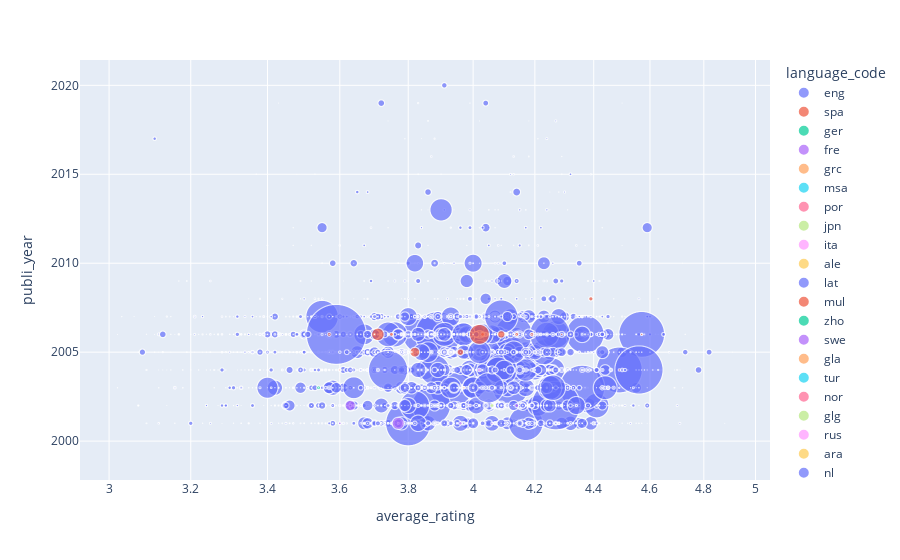

Here is the notebook cell this chart was saved with:
### Code cell
#scatterplot average rating above 3 and publication year above 2000, size of the point is the weighted rating and color is the language_code, hover name is categories
fig = px.scatter(df1[df1.average_rating>3][df1.publi_year>2000], x="average_rating", y="publi_year", size="weighted_rating", color="language_code", hover_name="categories", log_x=True, size_max=60)

fig.show()

### Figure 1 — Plotly figure (JSON) as saved in the notebook; plotly's stock layout.template omitted (floating-point values rounded to 4 significant figures; data arrays with more than 128 entries replaced by an {"elided": "..."} marker saying what was removed)
{"data": [{"hovertemplate": "<b>%{hovertext}</b><br><br>language_code=eng<br>average_rating=%{x}<br>publi_year=%{y}<br>weighted_rating=%{marker.size}<extra></extra>", "hovertext": {"elided": "6408 str values"}, "legendgroup": "eng", "marker": {"color": "#636efa", "size": {"elided": "6408 float values"}, "sizemode": "area", "sizeref": 4585.0, "symbol": "circle"}, "mode": "markers", "name": "eng", "showlegend": true, "type": "scattergl", "x": {"elided": "6408 float values"}, "xaxis": "x", "y": {"elided": "6408 int values"}, "yaxis": "y"}, {"hovertemplate": "<b>%{hovertext}</b><br><br>language_code=spa<br>average_rating=%{x}<br>publi_year=%{y}<br>weighted_rating=%{marker.size}<extra></extra>", "hovertext": {"elided": "187 str values"}, "legendgroup": "spa", "marker": {"color": "#EF553B", "size": {"elided": "187 float values"}, "sizemode": "area", "sizeref": 4585.0, "symbol": "circle"}, "mode": "markers", "name": "spa", "showlegend": true, "type": "scattergl", "x": {"elided": "187 float values"}, "xaxis": "x", "y": {"elided": "187 int values"}, "yaxis": "y"}, {"hovertemplate": "<b>%{hovertext}</b><br><br>language_code=ger<br>average_rating=%{x}<br>publi_year=%{y}<br>weighted_rating=%{marker.size}<extra></extra>", "hovertext": ["Nonfiction", "Mystery, Thriller and Crime", "Mystery, Thriller and Crime", "Fiction, Fantasy and Paranormal", "Fiction, Fantasy and Paranormal", "Fiction, Fantasy and Paranormal", "Classics", "Art, Music and Architecture", "Fiction, Fantasy and Paranormal", "Fiction, Fantasy and Paranormal", "Fiction, Fantasy and Paranormal", "Fiction, Fantasy and Paranormal", "Fiction, Fantasy and Paranormal", "Fiction, Fantasy and Paranormal", "Fiction, Fantasy and Paranormal", "Classics", "Fiction, Fantasy and Paranormal", "Fiction, Fantasy and Paranormal", "Fiction, Fantasy and Paranormal", "Fiction, Fantasy and Paranormal", "Fiction, Fantasy and Paranormal", "Fiction, Fantasy and Paranormal", "Fiction, Fantasy and Paranormal", "Fiction, Fantasy and Paranormal", "Nonfiction", "comics, graphic and children", "Romance", "Fiction, Fantasy and Paranormal", "Fiction, Fantasy and Paranormal", "Fiction, Fantasy and Paranormal", "Fiction, Fantasy and Paranormal", "Fiction, Fantasy and Paranormal", "Classics", "Fiction, Fantasy and Paranormal", "Fiction, Fantasy and Paranormal", "Fiction, Fantasy and Paranormal", "Fiction, Fantasy and Paranormal", "Fiction, Fantasy and Paranormal", "Fiction, Fantasy and Paranormal", "Fiction, Fantasy and Paranormal", "Fiction, Fantasy and Paranormal", "Fiction, Fantasy and Paranormal", "Romance", "History, Autobiography and Biography", "History, Autobiography and Biography", "History, Autobiography and Biography", "Romance", "Fiction, Fantasy and Paranormal", "Nonfiction", "Fiction, Fantasy and Paranormal", "Fiction, Fantasy and Paranormal", "comics, graphic and children", "Fiction, Fantasy and Paranormal", "Romance", "Mystery, Thriller and Crime", "History, Autobiography and Biography", "Fiction, Fantasy and Paranormal", "Fiction, Fantasy and Paranormal"], "legendgroup": "ger", "marker": {"color": "#00cc96", "size": [3.76, 43.56, 7.96, 157.6, 65050.0, 159.2, 1780.0, 53.62, 1249.0, 12.51, 623.2, 53.06, 130.0, 1644.0, 43.67, 4, 5054.0, 101.0, 7.5, 38.97, 125.4, 136.8, 1427.0, 18.95, 155.4, 68.8, 59.1, 3.58, 26.6, 87.86, 152.1, 37.4, 38.07, 7.92, 152.9, 88.22, 52.78, 7.76, 224.8, 60, 23.52, 7.7, 32.24, 26.46, 35.6, 30.66, 46.8, 66.72, 163.0, 34.48, 102.2, 4.12, 7.88, 19.6, 1111.0, 21.48, 18.85, 7.54], "sizemode": "area", "sizeref": 4585.0, "symbol": "circle"}, "mode": "markers", "name": "ger", "showlegend": true, "type": "scattergl", "x": [3.76, 3.96, 3.98, 4.04, 3.54, 3.46, 4.12, 3.83, 3.64, 4.17, 4.42, 3.79, 3.42, 3.84, 3.97, 4, 4.03, 4.21, 3.75, 4.33, 3.8, 4.56, 4.56, 3.79, 4.09, 4.3, 3.94, 3.58, 3.8, 3.82, 3.9, 3.4, 4.23, 3.96, 3.92, 4.01, 4.06, 3.88, 3.81, 3.75, 3.92, 3.85, 4.03, 4.41, 4.45, 4.38, 3.6, 4.17, 4.18, 4.31, 3.93, 4.12, 3.94, 3.92, 4.34, 3.58, 3.77, 3.77], "xaxis": "x", "y": [2003, 2002, 2003, 2001, 2003, 2010, 2001, 2003, 2003, 2001, 2002, 2002, 2003, 2003, 2002, 2006, 2003, 2002, 2001, 2003, 2003, 2001, 2002, 2001, 2001, 2002, 2001, 2003, 2001, 2002, 2003, 2003, 2001, 2002, 2002, 2002, 2003, 2003, 2001, 2003, 2003, 2002, 2003, 2002, 2002, 2002, 2001, 2002, 2001, 2003, 2002, 2002, 2002, 2003, 2003, 2002, 2002, 2002], "yaxis": "y"}, {"hovertemplate": "<b>%{hovertext}</b><br><br>language_code=fre<br>average_rating=%{x}<br>publi_year=%{y}<br>weighted_rating=%{marker.size}<extra></extra>", "hovertext": ["Classics", "Classics", "Fiction, Fantasy and Paranormal", "Classics", "Classics", "Classics", "Classics", "Travel, sports and leisures", "Fiction, Fantasy and Paranormal", "Art, Music and Architecture", "Art, Music and Architecture", "Classics", "Fiction, Fantasy and Paranormal", "Fiction, Fantasy and Paranormal", "Fiction, Fantasy and Paranormal", "Mystery, Thriller and Crime", "Mystery, Thriller and Crime", "Mystery, Thriller and Crime", "Fiction, Fantasy and Paranormal", "Fiction, Fantasy and Paranormal", "Mystery, Thriller and Crime", "Fiction, Fantasy and Paranormal", "Fiction, Fantasy and Paranormal", "Fiction, Fantasy and Paranormal", "Mystery, Thriller and Crime", "Mystery, Thriller and Crime", "Art, Music and Architecture", "Art, Music and Architecture", "Art, Music and Architecture", "Art, Music and Architecture", "Art, Music and Architecture", "Art, Music and Architecture", "Art, Music and Architecture", "Art, Music and Architecture", "Art, Music and Architecture", "Art, Music and Architecture", "Art, Music and Architecture", "Art, Music and Architecture", "Art, Music and Architecture", "Art, Music and Architecture", "Art, Music and Architecture", "Fiction, Fantasy and Paranormal", "Fiction, Fantasy and Paranormal", "Fiction, Fantasy and Paranormal", "Fiction, Fantasy and Paranormal", "Fiction, Fantasy and Paranormal", "Fiction, Fantasy and Paranormal", "Classics", "Fiction, Fantasy and Paranormal", "Classics", "Fiction, Fantasy and Paranormal", "Fiction, Fantasy and Paranormal", "Fiction, Fantasy and Paranormal", "Mystery, Thriller and Crime", "Classics", "Nonfiction", "Classics", "Fiction, Fantasy and Paranormal", "Fiction, Fantasy and Paranormal", "Fiction, Fantasy and Paranormal", "Romance", "Fiction, Fantasy and Paranormal", "Fiction, Fantasy and Paranormal", "Fiction, Fantasy and Paranormal", "comics, graphic and children", "comics, graphic and children", "Fiction, Fantasy and Paranormal", "Fiction, Fantasy and Paranormal", "Mystery, Thriller and Crime", "Mystery, Thriller and Crime", "Mystery, Thriller and Crime", "Fiction, Fantasy and Paranormal", "Fiction, Fantasy and Paranormal", "Fiction, Fantasy and Paranormal", "Art, Music and Architecture", "History, Autobiography and Biography", "Classics", "Classics", "Nonfiction", "Art, Music and Architecture", "Art, Music and Architecture", "Art, Music and Architecture", "Travel, sports and leisures", "Art, Music and Architecture"], "legendgroup": "fre", "marker": {"color": "#ab63fa", "size": [195, 25550.0, 3724.0, 2738.0, 561.5, 1577.0, 13120.0, 65.11, 193.8, 12, 80.94, 4.14, 7.48, 54.88, 1448.0, 122.4, 3.68, 245.7, 9.99, 14.72, 10.65, 36.8, 31.92, 64.6, 1118.0, 133.9, 133.1, 145.9, 512.1, 510.0, 23.28, 496.1, 388.6, 412.7, 8.82, 13.26, 17.64, 17.24, 8.72, 13.35, 17.76, 29.4, 333.0, 315.1, 803.4, 18.55, 27540.0, 4.23, 23.76, 15.68, 40.59, 22.86, 27.65, 323.9, 25.44, 12.3, 396.2, 20.5, 241.8, 437.8, 775.6, 12.63, 276.7, 24.12, 28.63, 76080.0, 662.7, 11.88, 672600.0, 72.18, 494800.0, 20.7, 31644, 60090.0, 227.9, 2398.0, 818.1, 11.31, 3.83, 106.9, 41.2, 49.44, 692.1, 194.9], "sizemode": "area", "sizeref": 4585.0, "symbol": "circle"}, "mode": "markers", "name": "fre", "showlegend": true, "type": "scattergl", "x": [3.9, 4.06, 3.82, 3.98, 4.19, 4.31, 4.31, 3.83, 3.46, 4, 4.26, 4.14, 3.74, 3.92, 3.84, 3.71, 3.68, 3.9, 3.33, 3.68, 3.55, 3.68, 3.99, 3.4, 3.55, 3.62, 4.59, 4.56, 3.97, 4.18, 3.88, 4.1, 4.27, 4.39, 4.41, 4.42, 4.41, 4.31, 4.36, 4.45, 4.44, 4.2, 4.44, 3.54, 3.9, 3.71, 3.99, 4.23, 3.96, 3.92, 3.69, 3.81, 3.95, 4.1, 4.24, 4.1, 3.81, 4.1, 3.72, 4.17, 4.17, 4.21, 3.79, 4.02, 4.09, 4.14, 4.36, 3.96, 3.77, 4.01, 3.63, 3.45, 3.6, 3.96, 4.22, 3.88, 3.77, 3.77, 3.83, 4.11, 4.12, 4.12, 3.91, 4.06], "xaxis": "x", "y": [2005, 2001, 2001, 2005, 2006, 2004, 2001, 2003, 2001, 2001, 2002, 2006, 2003, 2001, 2005, 2007, 2001, 2003, 2002, 2003, 2002, 2001, 2001, 2005, 2002, 2003, 2001, 2001, 2002, 2002, 2002, 2002, 2002, 2002, 2003, 2003, 2003, 2003, 2003, 2003, 2003, 2002, 2001, 2003, 2002, 2002, 2002, 2002, 2003, 2006, 2005, 2003, 2002, 2002, 2002, 2001, 2002, 2001, 2002, 2001, 2002, 2003, 2001, 2002, 2001, 2002, 2001, 2001, 2001, 2002, 2002, 2002, 2001, 2001, 2003, 2002, 2007, 2005, 2002, 2003, 2003, 2003, 2005, 2002], "yaxis": "y"}, {"hovertemplate": "<b>%{hovertext}</b><br><br>language_code=grc<br>average_rating=%{x}<br>publi_year=%{y}<br>weighted_rating=%{marker.size}<extra></extra>", "hovertext": ["Classics", "Classics", "Classics", "Classics"], "legendgroup": "grc", "marker": {"color": "#FFA15A", "size": [244.2, 777.9, 22.56, 806.6], "sizemode": "area", "sizeref": 4585.0, "symbol": "circle"}, "mode": "markers", "name": "grc", "showlegend": true, "type": "scattergl", "x": [4.21, 3.87, 3.76, 3.7], "xaxis": "x", "y": [2002, 2002, 2004, 2006], "yaxis": "y"}, {"hovertemplate": "<b>%{hovertext}</b><br><br>language_code=msa<br>average_rating=%{x}<br>publi_year=%{y}<br>weighted_rating=%{marker.size}<extra></extra>", "hovertext": ["Fiction, Fantasy and Paranormal"], "legendgroup": "msa", "marker": {"color": "#19d3f3", "size": [115.1], "sizemode": "area", "sizeref": 4585.0, "symbol": "circle"}, "mode": "markers", "name": "msa", "showlegend": true, "type": "scattergl", "x": [4.11], "xaxis": "x", "y": [2006], "yaxis": "y"}, {"hovertemplate": "<b>%{hovertext}</b><br><br>language_code=por<br>average_rating=%{x}<br>publi_year=%{y}<br>weighted_rating=%{marker.size}<extra></extra>", "hovertext": ["Fiction, Fantasy and Paranormal", "Fiction, Fantasy and Paranormal", "Fiction, Fantasy and Paranormal", "Fiction, Fantasy and Paranormal", "Fiction, Fantasy and Paranormal", "Fiction, Fantasy and Paranormal", "Fiction, Fantasy and Paranormal", "Fiction, Fantasy and Paranormal", "Nonfiction"], "legendgroup": "por", "marker": {"color": "#FF6692", "size": [558.4, 850.3, 811.4, 1600.0, 658.5, 853.6, 162.5, 606.5, 319.0], "sizemode": "area", "sizeref": 4585.0, "symbol": "circle"}, "mode": "markers", "name": "por", "showlegend": true, "type": "scattergl", "x": [3.96, 4.03, 3.92, 4.04, 4.09, 3.97, 3.78, 3.99, 3.89], "xaxis": "x", "y": [2004, 2004, 2003, 2003, 2004, 2003, 2005, 2004, 2006], "yaxis": "y"}, {"hovertemplate": "<b>%{hovertext}</b><br><br>language_code=jpn<br>average_rating=%{x}<br>publi_year=%{y}<br>weighted_rating=%{marker.size}<extra></extra>", "hovertext": ["Art, Music and Architecture", "Art, Music and Architecture", "Art, Music and Architecture", "Art, Music and Architecture", "Art, Music and Architecture", "Art, Music and Architecture", "Art, Music and Architecture", "Art, Music and Architecture", "Art, Music and Architecture", "Art, Music and Architecture", "Art, Music and Architecture", "Art, Music and Architecture", "Art, Music and Architecture", "Art, Music and Architecture", "Art, Music and Architecture", "Art, Music and Architecture", "Art, Music and Architecture", "Art, Music and Architecture", "Art, Music and Architecture", "Art, Music and Architecture", "Art, Music and Architecture", "Art, Music and Architecture", "Art, Music and Architecture", "Art, Music and Architecture", "Art, Music and Architecture", "Art, Music and Architecture", "Art, Music and Architecture", "Art, Music and Architecture", "Art, Music and Architecture", "Art, Music and Architecture", "Art, Music and Architecture", "Art, Music and Architecture"], "legendgroup": "jpn", "marker": {"color": "#B6E880", "size": [25.68, 21.5, 29.96, 21.45, 17.08, 252, 91, 91.2, 100.3, 100.5, 85.12, 46.86, 51.48, 55.25, 47.08, 51.36, 74610.0, 7.98, 23.82, 173.0, 1984.0, 1772, 25.68, 17.48, 1130.0, 257.4, 1228.0, 46.86, 1400.0, 1170.0, 1385.0, 38.16], "sizemode": "area", "sizeref": 4585.0, "symbol": "circle"}, "mode": "markers", "name": "jpn", "showlegend": true, "type": "scattergl", "x": [4.28, 4.3, 4.28, 4.29, 4.27, 4.5, 4.55, 4.56, 4.56, 4.57, 4.48, 4.26, 4.29, 4.25, 4.28, 4.28, 4.06, 3.99, 3.97, 4.22, 4.39, 4.43, 4.28, 4.37, 4.11, 4.22, 4.25, 4.26, 4.23, 4.15, 4.21, 4.24], "xaxis": "x", "y": [2004, 2004, 2003, 2004, 2004, 2002, 2003, 2003, 2002, 2004, 2002, 2001, 2002, 2001, 2002, 2002, 2002, 2003, 2002, 2002, 2004, 2004, 2004, 2003, 2002, 2003, 2001, 2001, 2001, 2002, 2003, 2001], "yaxis": "y"}, {"hovertemplate": "<b>%{hovertext}</b><br><br>language_code=ita<br>average_rating=%{x}<br>publi_year=%{y}<br>weighted_rating=%{marker.size}<extra></extra>", "hovertext": ["Classics", "Classics", "History, Autobiography and Biography"], "legendgroup": "ita", "marker": {"color": "#FF97FF", "size": [63010.0, 330.3, 185.8], "sizemode": "area", "sizeref": 4585.0, "symbol": "circle"}, "mode": "markers", "name": "ita", "showlegend": true, "type": "scattergl", "x": [4.02, 3.98, 4.13], "xaxis": "x", "y": [2004, 2001, 2002], "yaxis": "y"}, {"hovertemplate": "<b>%{hovertext}</b><br><br>language_code=ale<br>average_rating=%{x}<br>publi_year=%{y}<br>weighted_rating=%{marker.size}<extra></extra>", "hovertext": ["Fiction, Fantasy and Paranormal"], "legendgroup": "ale", "marker": {"color": "#FECB52", "size": [444.7], "sizemode": "area", "sizeref": 4585.0, "symbol": "circle"}, "mode": "markers", "name": "ale", "showlegend": true, "type": "scattergl", "x": [4.36], "xaxis": "x", "y": [2007], "yaxis": "y"}, {"hovertemplate": "<b>%{hovertext}</b><br><br>language_code=lat<br>average_rating=%{x}<br>publi_year=%{y}<br>weighted_rating=%{marker.size}<extra></extra>", "hovertext": ["comics, graphic and children", "Fiction, Fantasy and Paranormal", "Fiction, Fantasy and Paranormal"], "legendgroup": "lat", "marker": {"color": "#636efa", "size": [262.7, 380.1, 871.6], "sizemode": "area", "sizeref": 4585.0, "symbol": "circle"}, "mode": "markers", "name": "lat", "showlegend": true, "type": "scattergl", "x": [4.17, 4.42, 4.47], "xaxis": "x", "y": [2005, 2006, 2003], "yaxis": "y"}, {"hovertemplate": "<b>%{hovertext}</b><br><br>language_code=mul<br>average_rating=%{x}<br>publi_year=%{y}<br>weighted_rating=%{marker.size}<extra></extra>", "hovertext": ["Classics", "Fiction, Fantasy and Paranormal", "Art, Music and Architecture", "Classics", "Classics"], "legendgroup": "mul", "marker": {"color": "#EF553B", "size": [101.8, 115.6, 1109.0, 19100.0, 2565.0], "sizemode": "area", "sizeref": 4585.0, "symbol": "circle"}, "mode": "markers", "name": "mul", "showlegend": true, "type": "scattergl", "x": [4.07, 4.13, 3.85, 4.25, 4.4], "xaxis": "x", "y": [2002, 2002, 2005, 2004, 2001], "yaxis": "y"}, {"hovertemplate": "<b>%{hovertext}</b><br><br>language_code=zho<br>average_rating=%{x}<br>publi_year=%{y}<br>weighted_rating=%{marker.size}<extra></extra>", "hovertext": ["Fiction, Fantasy and Paranormal", "Art, Music and Architecture", "Art, Music and Architecture", "Art, Music and Architecture", "Art, Music and Architecture", "Art, Music and Architecture", "Art, Music and Architecture", "Art, Music and Architecture", "Art, Music and Architecture", "Fiction, Fantasy and Paranormal", "Fiction, Fantasy and Paranormal", "Fiction, Fantasy and Paranormal", "Fiction, Fantasy and Paranormal"], "legendgroup": "zho", "marker": {"color": "#00cc96", "size": [3.79, 40.5, 22.9, 13.8, 22.75, 18.28, 27.36, 22.6, 22.85, 415.0, 342.8, 113.4, 106.6], "sizemode": "area", "sizeref": 4585.0, "symbol": "circle"}, "mode": "markers", "name": "zho", "showlegend": true, "type": "scattergl", "x": [3.79, 4.5, 4.58, 4.6, 4.55, 4.57, 4.56, 4.52, 4.57, 4.56, 4.57, 4.36, 4.44], "xaxis": "x", "y": [2005, 2004, 2004, 2005, 2004, 2004, 2004, 2004, 2004, 2001, 2005, 2001, 2001], "yaxis": "y"}, {"hovertemplate": "<b>%{hovertext}</b><br><br>language_code=swe<br>average_rating=%{x}<br>publi_year=%{y}<br>weighted_rating=%{marker.size}<extra></extra>", "hovertext": ["Mystery, Thriller and Crime"], "legendgroup": "swe", "marker": {"color": "#ab63fa", "size": [20880.0], "sizemode": "area", "sizeref": 4585.0, "symbol": "circle"}, "mode": "markers", "name": "swe", "showlegend": true, "type": "scattergl", "x": [3.91], "xaxis": "x", "y": [2005], "yaxis": "y"}, {"hovertemplate": "<b>%{hovertext}</b><br><br>language_code=gla<br>average_rating=%{x}<br>publi_year=%{y}<br>weighted_rating=%{marker.size}<extra></extra>", "hovertext": ["Fiction, Fantasy and Paranormal"], "legendgroup": "gla", "marker": {"color": "#FFA15A", "size": [49.17], "sizemode": "area", "sizeref": 4585.0, "symbol": "circle"}, "mode": "markers", "name": "gla", "showlegend": true, "type": "scattergl", "x": [4.47], "xaxis": "x", "y": [2010], "yaxis": "y"}, {"hovertemplate": "<b>%{hovertext}</b><br><br>language_code=tur<br>average_rating=%{x}<br>publi_year=%{y}<br>weighted_rating=%{marker.size}<extra></extra>", "hovertext": ["Fiction, Fantasy and Paranormal"], "legendgroup": "tur", "marker": {"color": "#19d3f3", "size": [4420], "sizemode": "area", "sizeref": 4585.0, "symbol": "circle"}, "mode": "markers", "name": "tur", "showlegend": true, "type": "scattergl", "x": [4.42], "xaxis": "x", "y": [2001], "yaxis": "y"}, {"hovertemplate": "<b>%{hovertext}</b><br><br>language_code=nor<br>average_rating=%{x}<br>publi_year=%{y}<br>weighted_rating=%{marker.size}<extra></extra>", "hovertext": ["Classics"], "legendgroup": "nor", "marker": {"color": "#FF6692", "size": [309.6], "sizemode": "area", "sizeref": 4585.0, "symbol": "circle"}, "mode": "markers", "name": "nor", "showlegend": true, "type": "scattergl", "x": [3.6], "xaxis": "x", "y": [2003], "yaxis": "y"}, {"hovertemplate": "<b>%{hovertext}</b><br><br>language_code=glg<br>average_rating=%{x}<br>publi_year=%{y}<br>weighted_rating=%{marker.size}<extra></extra>", "hovertext": ["Fiction, Fantasy and Paranormal"], "legendgroup": "glg", "marker": {"color": "#B6E880", "size": [121.0], "sizemode": "area", "sizeref": 4585.0, "symbol": "circle"}, "mode": "markers", "name": "glg", "showlegend": true, "type": "scattergl", "x": [3.36], "xaxis": "x", "y": [2006], "yaxis": "y"}, {"hovertemplate": "<b>%{hovertext}</b><br><br>language_code=rus<br>average_rating=%{x}<br>publi_year=%{y}<br>weighted_rating=%{marker.size}<extra></extra>", "hovertext": ["Classics"], "legendgroup": "rus", "marker": {"color": "#FF97FF", "size": [43], "sizemode": "area", "sizeref": 4585.0, "symbol": "circle"}, "mode": "markers", "name": "rus", "showlegend": true, "type": "scattergl", "x": [4.3], "xaxis": "x", "y": [2004], "yaxis": "y"}, {"hovertemplate": "<b>%{hovertext}</b><br><br>language_code=ara<br>average_rating=%{x}<br>publi_year=%{y}<br>weighted_rating=%{marker.size}<extra></extra>", "hovertext": ["Romance"], "legendgroup": "ara", "marker": {"color": "#FECB52", "size": [433.1], "sizemode": "area", "sizeref": 4585.0, "symbol": "circle"}, "mode": "markers", "name": "ara", "showlegend": true, "type": "scattergl", "x": [3.55], "xaxis": "x", "y": [2004], "yaxis": "y"}, {"hovertemplate": "<b>%{hovertext}</b><br><br>language_code=nl<br>average_rating=%{x}<br>publi_year=%{y}<br>weighted_rating=%{marker.size}<extra></extra>", "hovertext": ["Fiction, Fantasy and Paranormal"], "legendgroup": "nl", "marker": {"color": "#636efa", "size": [280.1], "sizemode": "area", "sizeref": 4585.0, "symbol": "circle"}, "mode": "markers", "name": "nl", "showlegend": true, "type": "scattergl", "x": [4.18], "xaxis": "x", "y": [2001], "yaxis": "y"}], "layout": {"legend": {"itemsizing": "constant", "title": {"text": "language_code"}, "tracegroupgap": 0}, "margin": {"t": 60}, "xaxis": {"anchor": "y", "domain": [0, 1], "title": {"text": "average_rating"}, "type": "log"}, "yaxis": {"anchor": "x", "domain": [0, 1], "title": {"text": "publi_year"}}}}
